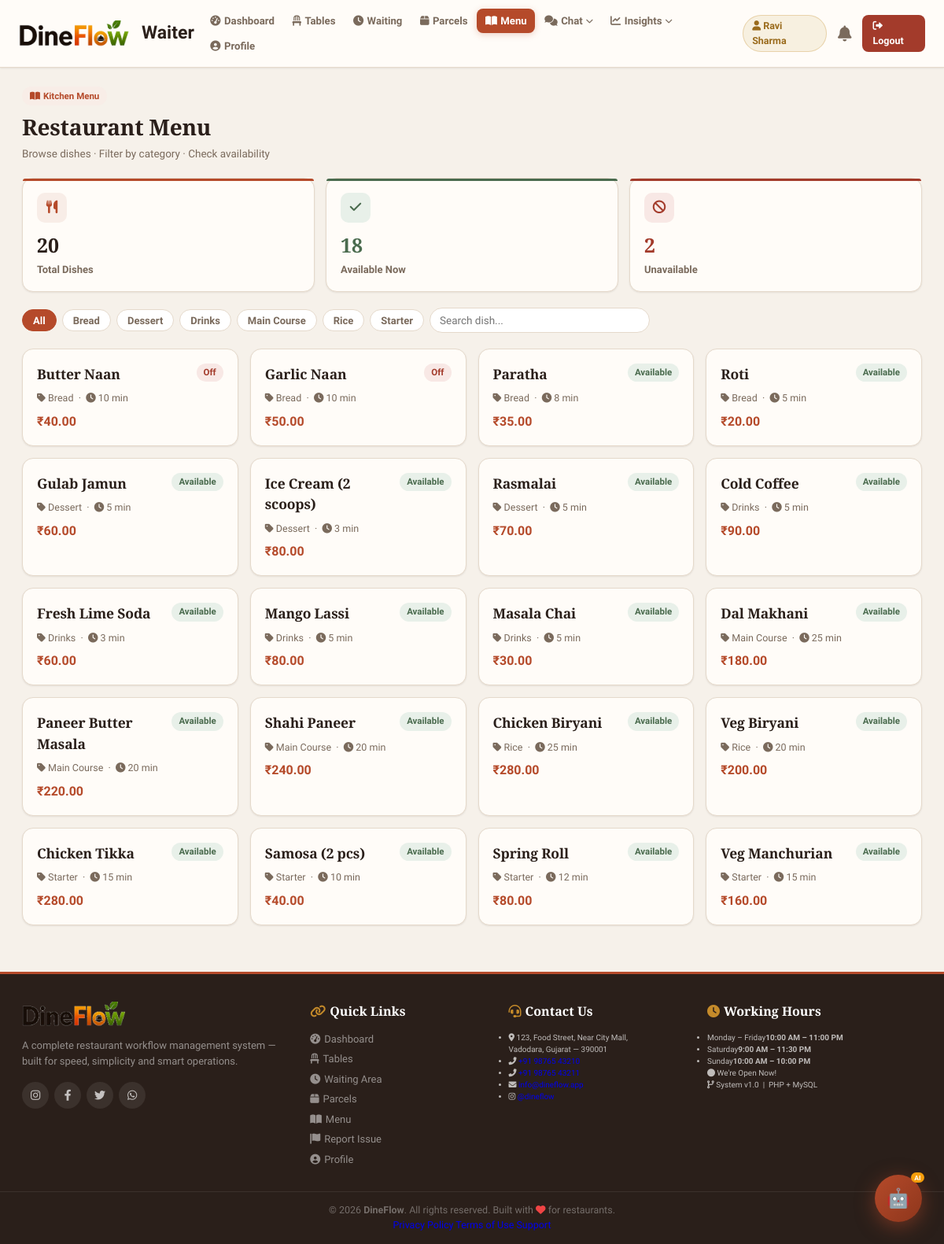
/waiter_menu.php (signed in), run on the app's committed database.
### tables this page shows
CREATE TABLE `menu` (
  `id` int(10) NOT NULL,
  `name` varchar(100) NOT NULL,
  `price` decimal(10,2) NOT NULL,
  `category` varchar(50) DEFAULT 'Main Course',
  `cooking_time` int(5) DEFAULT 15 COMMENT 'in minutes',
  `is_available` tinyint(1) DEFAULT 1,
  `created_at` timestamp NULL DEFAULT current_timestamp()
);

### waiter_menu.php (the view, shortened to what this page needs)
<?php
include 'config.php';
$total_items = mysqli_fetch_assoc(mysqli_query($conn,"SELECT COUNT(*) as c FROM `menu`"))['c'];
$avail_items = mysqli_fetch_assoc(mysqli_query($conn,"SELECT COUNT(*) as c FROM `menu` WHERE is_available=1"))['c'];
$unavail     = $total_items - $avail_items;
$cat_rows    = mysqli_query($conn,"SELECT DISTINCT category FROM `menu` ORDER BY category");
$categories  = [];
while($c = mysqli_fetch_assoc($cat_rows)) $categories[] = $c['category'];
$items = mysqli_query($conn,"SELECT * FROM `menu` ORDER BY category, name");
?>
<!DOCTYPE html>
<html lang="en">
<head>
   <link rel="stylesheet" href="https://cdnjs.cloudflare.com/ajax/libs/font-awesome/6.0.0/css/all.min.css">
   <link rel="stylesheet" href="css/style.css">
</head>
<body>
<?php include 'waiter_header.php'; ?>
<section>
   <div class="page-head">
      <span class="page-kicker"><i class="fas fa-book-open"></i> Kitchen Menu</span>
      <h1>Restaurant Menu</h1>
      <p class="page-date">Browse dishes · Filter by category · Check availability</p>
   </div>
   <div class="bento-grid cols-3">
      <div class="bento-tile">
         <div class="b-icon"><i class="fas fa-utensils"></i></div>
         <div class="b-value"><?php echo $total_items; ?></div>
         <div class="b-label">Total Dishes</div>
      </div>
      <div class="bento-tile green">
         <div class="b-icon"><i class="fas fa-check"></i></div>
         <div class="b-value"><?php echo $avail_items; ?></div>
         <div class="b-label">Available Now</div>
      </div>
      <div class="bento-tile red">
         <div class="b-icon"><i class="fas fa-ban"></i></div>
         <div class="b-value"><?php echo $unavail; ?></div>
         <div class="b-label">Unavailable</div>
      </div>
   </div>
   <div class="filter-bar">
      <button type="button" class="filter-chip active" data-filter="all" onclick="filterMenu('all')">All</button>
      <?php foreach($categories as $cat): ?>
      <button type="button" class="filter-chip" data-filter="<?php echo htmlspecialchars($cat); ?>" onclick="filterMenu('<?php echo htmlspecialchars($cat, ENT_QUOTES); ?>')"><?php echo htmlspecialchars($cat); ?></button>
      <?php endforeach; ?>
      <input type="search" class="menu-search" placeholder="Search dish..." oninput="searchMenu(this.value)">
   </div>
   <div class="box-container">
   <?php while($item = mysqli_fetch_assoc($items)): ?>
      <div class="box" data-category="<?php echo htmlspecialchars($item['category']); ?>" data-name="<?php echo htmlspecialchars($item['name']); ?>">
         <div style="display:flex;justify-content:space-between;align-items:flex-start;gap:1rem;">
            <h3 class="name"><?php echo htmlspecialchars($item['name']); ?></h3>
            <?php if($item['is_available']): ?>
               <span class="badge success">Available</span>
            <?php else: ?>
               <span class="badge danger">Off</span>
            <?php endif; ?>
         </div>
         <p style="margin:.4rem 0 .8rem;font-size:1.25rem;color:var(--text-muted);">
            <i class="fas fa-tag"></i> <?php echo htmlspecialchars($item['category']); ?>
            &nbsp;·&nbsp;
            <i class="fas fa-clock"></i> <?php echo (int)$item['cooking_time']; ?> min
         </p>
         <div class="price">₹<?php echo number_format($item['price'], 2); ?></div>
      </div>
   <?php endwhile; ?>
   </div>
</section>
<?php include 'footer.php'; ?>
</body>
</html>

### waiter_header.php (shortened to what this page needs)
<?php
$current = basename($_SERVER['PHP_SELF']);
$chatPages    = ['table_chat.php','parcel_chat.php'];
$insightPages = ['waiter_issue.php','waiter_reviews.php','popular_menu.php'];
?>
<header class="header">
   <div class="flex">
      <a href="waiter_dashboard.php" class="logo">
         <img src="images/logo.png" alt="DineFlow" class="brand-mark">
         <span class="brand-role">Waiter</span>
      </a>
      <nav class="navbar" id="navbar">
         <a href="waiter_dashboard.php" <?= $current=='waiter_dashboard.php'?'class="active"':'' ?>>
            <i class="fas fa-tachometer-alt"></i> Dashboard
         </a>
         <a href="waiter_tables.php"  <?= $current=='waiter_tables.php' ?'class="active"':'' ?>><i class="fas fa-chair"></i> Tables</a>
         <a href="waiter_waiting.php" <?= $current=='waiter_waiting.php'?'class="active"':'' ?>><i class="fas fa-clock"></i> Waiting</a>
         <a href="waiter_parcel.php"  <?= $current=='waiter_parcel.php' ?'class="active"':'' ?>><i class="fas fa-box"></i> Parcels</a>
         <a href="waiter_menu.php"    <?= $current=='waiter_menu.php'   ?'class="active"':'' ?>><i class="fas fa-book-open"></i> Menu</a>
         <div class="nav-drop <?= in_array($current,$chatPages)?'open':'' ?>" id="dropChat">
            <button class="nav-drop-btn <?= in_array($current,$chatPages)?'active':'' ?>" onclick="toggleDrop('dropChat')">
               <i class="fas fa-comments"></i> Chat <i class="fas fa-chevron-down caret"></i>
            </button>
         </div>
         <div class="nav-drop <?= in_array($current,$insightPages)?'open':'' ?>" id="dropInsights">
            <button class="nav-drop-btn <?= in_array($current,$insightPages)?'active':'' ?>" onclick="toggleDrop('dropInsights')">
               <i class="fas fa-chart-line"></i> Insights <i class="fas fa-chevron-down caret"></i>
            </button>
         </div>
         <a href="waiter_profile.php" <?= $current=='waiter_profile.php'?'class="active"':'' ?>><i class="fas fa-user-circle"></i> Profile</a>
      </nav>
      <div class="user-info">
         <span class="uname"><i class="fas fa-user"></i> <?php echo htmlspecialchars($_SESSION['waiter_name']); ?></span>
         <?php include 'notif_bell.php'; ?>
         <a href="waiter_logout.php" class="logout-btn" onclick="return dfConfirmLogout(event,this)"><i class="fas fa-sign-out-alt"></i> Logout</a>
      </div>
   </div>
</header>

### notif_bell.php (shortened to what this page needs)
<?php
$_bell_role    = '';
if(isset($_SESSION['admin_id'])){
   $_bell_role    = 'admin';
   $_bell_id      = $_SESSION['admin_id'];
   $_bell_name    = $_SESSION['admin_name'];
   $_bell_to_type = ['admin','all'];
   $_bell_notif_page = 'admin_notifications.php';
} elseif(isset($_SESSION['waiter_id'])){
   $_bell_role    = 'waiter';
} elseif(isset($_SESSION['cook_id'])){
   $_bell_role    = 'cook';
   $_bell_id      = $_SESSION['cook_id'];
   $_bell_name    = $_SESSION['cook_name'];
   $_bell_to_type = ['cook','all'];
   $_bell_notif_page = 'cook_notifications.php';
}
?>
<?php if($_bell_role != ''): ?>
<div class="bell-wrap" id="bell-wrap">
   <button class="bell-btn" id="bell-btn" onclick="toggleBell()" title="Notifications">
      <i class="fas fa-bell"></i>
   </button>
</div>
<?php endif; ?>

### footer.php (shortened to what this page needs)
<footer class="site-footer">
   <div class="footer-top">
      <div class="footer-grid">
         <div class="footer-col brand-col">
            <div class="footer-logo">
               <img src="images/logo.png" alt="DineFlow" style="height:3.2rem;width:auto;">
            </div>
            <p class="footer-tagline">A complete restaurant workflow management system — built for speed, simplicity and smart operations.</p>
            <div class="footer-social">
               <a href="https://instagram.com/dineflow" target="_blank" class="social-btn instagram" title="Instagram">
                  <i class="fab fa-instagram"></i>
               </a>
               <a href="https://facebook.com/dineflow" target="_blank" class="social-btn facebook" title="Facebook">
                  <i class="fab fa-facebook-f"></i>
               </a>
               <a href="https://twitter.com/dineflow" target="_blank" class="social-btn twitter" title="Twitter">
                  <i class="fab fa-twitter"></i>
               </a>
               <a href="https://wa.me/919876543210" target="_blank" class="social-btn whatsapp" title="WhatsApp">
                  <i class="fab fa-whatsapp"></i>
               </a>
            </div>
         </div>
         <div class="footer-col">
            <h4><i class="fas fa-link"></i> Quick Links</h4>
            <ul class="footer-links">
               <?php
               $role = '';
               if(isset($_SESSION['waiter_id'])) $role = 'waiter';
               elseif(isset($_SESSION['cook_id'])) $role = 'cook';
               elseif(isset($_SESSION['admin_id'])) $role = 'admin';
               if($role == 'waiter'):
               ?>
               <li><a href="waiter_dashboard.php"><i class="fas fa-tachometer-alt"></i> Dashboard</a></li>
               <li><a href="waiter_tables.php"><i class="fas fa-chair"></i> Tables</a></li>
               <li><a href="waiter_waiting.php"><i class="fas fa-clock"></i> Waiting Area</a></li>
               <li><a href="waiter_parcel.php"><i class="fas fa-box"></i> Parcels</a></li>
               <li><a href="waiter_menu.php"><i class="fas fa-book-open"></i> Menu</a></li>
               <li><a href="waiter_issue.php"><i class="fas fa-flag"></i> Report Issue</a></li>
               <li><a href="waiter_profile.php"><i class="fas fa-user-circle"></i> Profile</a></li>
               <?php endif; ?>
            </ul>
         </div>
         <div class="footer-col">
            <h4><i class="fas fa-headset"></i> Contact Us</h4>
            <ul class="footer-contact">
               <li>
                  <i class="fas fa-map-marker-alt"></i>
                  <span>123, Food Street, Near City Mall,<br>Vadodara, Gujarat — 390001</span>
               </li>
               <li>
                  <i class="fas fa-phone-alt"></i>
                  <a href="tel:+919876543210">+91 98765 43210</a>
               </li>
               <li>
                  <i class="fas fa-phone-alt"></i>
                  <a href="tel:+919876543211">+91 98765 43211</a>
               </li>
               <li>
                  <i class="fas fa-envelope"></i>
                  <a href="mailto:info@dineflow.app">info@dineflow.app</a>
               </li>
               <li>
                  <i class="fab fa-instagram"></i>
                  <a href="https://instagram.com/dineflow" target="_blank">@dineflow</a>
               </li>
            </ul>
         </div>
         <div class="footer-col">
            <h4><i class="fas fa-clock"></i> Working Hours</h4>
            <ul class="footer-hours">
               <li><span>Monday – Friday</span><b>10:00 AM – 11:00 PM</b></li>
               <li><span>Saturday</span><b>9:00 AM – 11:30 PM</b></li>
               <li><span>Sunday</span><b>10:00 AM – 10:00 PM</b></li>
            </ul>
            <div class="footer-status open">
               <i class="fas fa-circle"></i> We're Open Now!
            </div>
            <div class="footer-version">
               <i class="fas fa-code-branch"></i> System v1.0 &nbsp;|&nbsp; PHP + MySQL
            </div>
         </div>
      </div>
   </div>
   <div class="footer-bottom">
      <div class="footer-bottom-inner">
         <p>&copy; <?php echo date('Y'); ?> <strong>DineFlow</strong>. All rights reserved. Built with <i class="fas fa-heart" style="color:#ef4444;"></i> for restaurants.</p>
         <div class="footer-bottom-links">
            <a href="#">Privacy Policy</a>
            <a href="#">Terms of Use</a>
            <a href="#">Support</a>
         </div>
      </div>
   </div>
</footer>
<?php
if(isset($_SESSION['waiter_id'])){
include_once 'ai_widget.php';
}
?>

### ai_widget.php (shortened to what this page needs)
<button id="ai-fab" onclick="toggleAiChat()" title="AI Food Assistant">
   🤖<span class="ai-badge">AI</span>
</button>

### notif_bell.php (style rules this page uses)
.bell-wrap { position:relative;display:inline-flex;align-items:center; }
.bell-btn { position:relative;background:none;cursor:pointer; font-size:2rem;color:var(--text-muted);padding:.5rem; border-radius:.8rem;display:flex;align-items:center;justify-content:center; transition:all .2s; }

### ai_widget.php (style rules this page uses)
#ai-fab { position: fixed; bottom: 2.8rem; right: 2.8rem; width: 6rem; height: 6rem; border-radius: 50%; background: linear-gradient(135deg, #B54A2A, #8E361C); color: #fff; border: none; cursor: pointer; z-index: 9998; box-shadow: 0 6px 24px rgba(181,74,42,0.5); display: flex; align-items: center; justify-content: center; font-size: 2.4rem; transition: transform .3s cubic-bezier(.34,1.56,.64,1), box-shadow .3s; animation: ai-pulse 2.5s infinite; }
#ai-fab .ai-badge { position: absolute; top: -.3rem; right: -.3rem; background: #f59e0b; color: #fff; font-size: .85rem; font-weight: 700; padding: .15rem .45rem; border-radius: 2rem; font-family: 'Nunito Sans', sans-serif; pointer-events: none; }

### data on the page
menu: name "Butter Naan", is_available "Off", category "Bread", cooking_time "10", price "40.00"
menu: name "Garlic Naan", is_available "Off", category "Bread", cooking_time "10", price "50.00"
menu: name "Paratha", is_available "Available", category "Bread", cooking_time "8", price "35.00"
menu: name "Roti", is_available "Available", category "Bread", cooking_time "5", price "20.00"
menu: name "Gulab Jamun", is_available "Available", category "Dessert", cooking_time "5", price "60.00"
menu: name "Ice Cream (2 scoops)", is_available "Available", category "Dessert", cooking_time "3", price "80.00"
menu: name "Rasmalai", is_available "Available", category "Dessert", cooking_time "5", price "70.00"
menu: name "Cold Coffee", is_available "Available", category "Drinks", cooking_time "5", price "90.00"
menu: name "Fresh Lime Soda", is_available "Available", category "Drinks", cooking_time "3", price "60.00"
menu: name "Mango Lassi", is_available "Available", category "Drinks", cooking_time "5", price "80.00"
menu: name "Masala Chai", is_available "Available", category "Drinks", cooking_time "5", price "30.00"
menu: name "Dal Makhani", is_available "Available", category "Main Course", cooking_time "25", price "180.00"
menu: name "Paneer Butter Masala", is_available "Available", category "Main Course", cooking_time "20", price "220.00"
menu: name "Shahi Paneer", is_available "Available", category "Main Course", cooking_time "20", price "240.00"
menu: name "Chicken Biryani", is_available "Available", category "Rice", cooking_time "25", price "280.00"
menu: name "Veg Biryani", is_available "Available", category "Rice", cooking_time "20", price "200.00"
menu: name "Chicken Tikka", is_available "Available", category "Starter", cooking_time "15", price "280.00"
menu: name "Samosa (2 pcs)", is_available "Available", category "Starter", cooking_time "10", price "40.00"
menu: name "Spring Roll", is_available "Available", category "Starter", cooking_time "12", price "80.00"
menu: name "Veg Manchurian", is_available "Available", category "Starter", cooking_time "15", price "160.00"

### other printed values
$_SESSION['waiter_name'] "Ravi Sharma"
$total_items "20"
$avail_items "18"
$unavail "2"
$cat "Bread"
$cat "Dessert"
$cat "Drinks"
$cat "Main Course"
$cat "Rice"
$cat "Starter"
